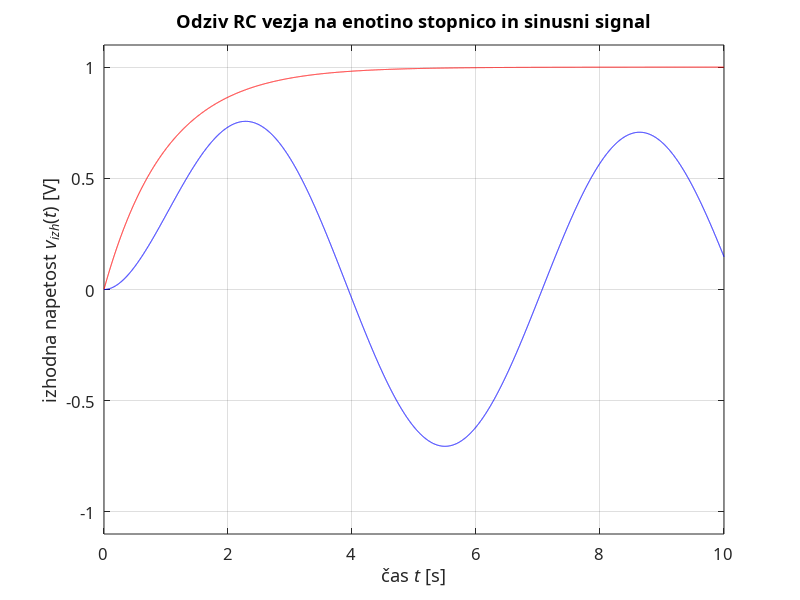

The MATLAB source for this figure:
clear all; close all;
tz = 0; tk = 10; dt = 0.001; t = tz:dt:tk; % časovni vektor
R = 1; C = 1; % vrednosti elementov
a1 = 1; a0 = 1/(R*C); b0 = 1/(R*C); % koeficienti DE
h = b0/a1*exp(-a0/a1*t); % impulzni odziv
vg1 = ones(size(t)); vg2 = sin(t); % vhodni signal
% izračun konvolucijskega integrala
vizh1 = dt * conv(h, vg1); vizh2 = dt * conv(h, vg2);
% izris slike
plot(t, vizh1(1:(tk/dt+1)), 'r', t, vizh2(1:(tk/dt+1)), 'b');
axis([tz tk -1.1 1.1]);
set(gca, 'FontName', 'Times New Roman CE', 'FontSize', 12);
xlabel('čas {\itt} [s]');
ylabel('izhodna napetost {\itv_{izh}}({\itt}) [V]');
title('Odziv RC vezja na enotino stopnico in sinusni signal'); grid on; 